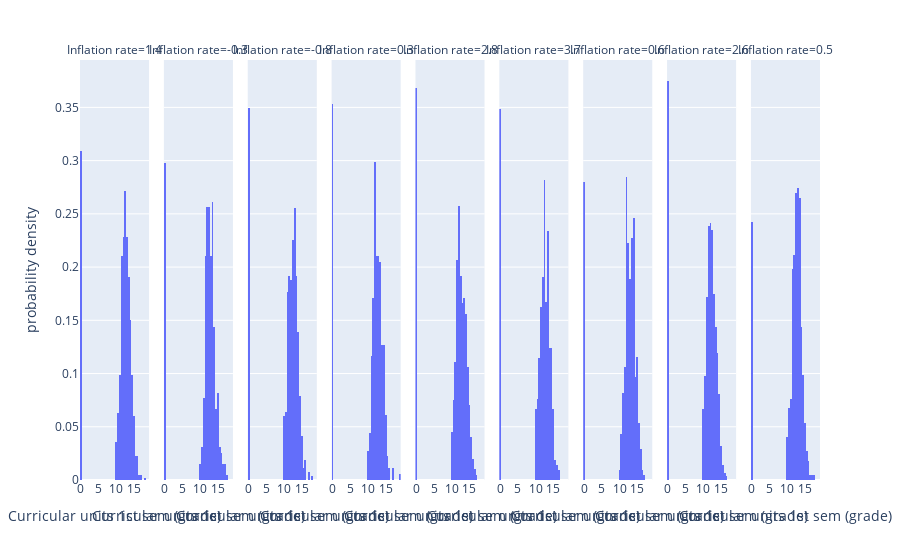

Source (notebook cell):
### Code cell
inflation_grade_scatter = px.histogram(df,facet_col = "Inflation rate", x = "Curricular units 1st sem (grade)", histnorm="probability density")
inflation_grade_scatter.show()

### Figure 1 — Plotly figure (JSON) as saved in the notebook; plotly's stock layout.template omitted (floating-point values rounded to 4 significant figures; data arrays with more than 128 entries replaced by an {"elided": "..."} marker saying what was removed)
{"data": [{"alignmentgroup": "True", "bingroup": "x", "histnorm": "probability density", "hovertemplate": "Inflation rate=1.4<br>Curricular units 1st sem (grade)=%{x}<br>probability density=%{y}<extra></extra>", "legendgroup": "", "marker": {"color": "#636efa", "pattern": {"shape": ""}}, "name": "", "offsetgroup": "", "orientation": "v", "showlegend": false, "type": "histogram", "x": {"elided": "893 float values"}, "xaxis": "x", "yaxis": "y"}, {"alignmentgroup": "True", "bingroup": "x", "histnorm": "probability density", "hovertemplate": "Inflation rate=-0.3<br>Curricular units 1st sem (grade)=%{x}<br>probability density=%{y}<extra></extra>", "legendgroup": "", "marker": {"color": "#636efa", "pattern": {"shape": ""}}, "name": "", "offsetgroup": "", "orientation": "v", "showlegend": false, "type": "histogram", "x": {"elided": "390 float values"}, "xaxis": "x2", "yaxis": "y2"}, {"alignmentgroup": "True", "bingroup": "x", "histnorm": "probability density", "hovertemplate": "Inflation rate=-0.8<br>Curricular units 1st sem (grade)=%{x}<br>probability density=%{y}<extra></extra>", "legendgroup": "", "marker": {"color": "#636efa", "pattern": {"shape": ""}}, "name": "", "offsetgroup": "", "orientation": "v", "showlegend": false, "type": "histogram", "x": {"elided": "533 float values"}, "xaxis": "x3", "yaxis": "y3"}, {"alignmentgroup": "True", "bingroup": "x", "histnorm": "probability density", "hovertemplate": "Inflation rate=0.3<br>Curricular units 1st sem (grade)=%{x}<br>probability density=%{y}<extra></extra>", "legendgroup": "", "marker": {"color": "#636efa", "pattern": {"shape": ""}}, "name": "", "offsetgroup": "", "orientation": "v", "showlegend": false, "type": "histogram", "x": {"elided": "362 float values"}, "xaxis": "x4", "yaxis": "y4"}, {"alignmentgroup": "True", "bingroup": "x", "histnorm": "probability density", "hovertemplate": "Inflation rate=2.8<br>Curricular units 1st sem (grade)=%{x}<br>probability density=%{y}<extra></extra>", "legendgroup": "", "marker": {"color": "#636efa", "pattern": {"shape": ""}}, "name": "", "offsetgroup": "", "orientation": "v", "showlegend": false, "type": "histogram", "x": {"elided": "397 float values"}, "xaxis": "x5", "yaxis": "y5"}, {"alignmentgroup": "True", "bingroup": "x", "histnorm": "probability density", "hovertemplate": "Inflation rate=3.7<br>Curricular units 1st sem (grade)=%{x}<br>probability density=%{y}<extra></extra>", "legendgroup": "", "marker": {"color": "#636efa", "pattern": {"shape": ""}}, "name": "", "offsetgroup": "", "orientation": "v", "showlegend": false, "type": "histogram", "x": {"elided": "419 float values"}, "xaxis": "x6", "yaxis": "y6"}, {"alignmentgroup": "True", "bingroup": "x", "histnorm": "probability density", "hovertemplate": "Inflation rate=0.6<br>Curricular units 1st sem (grade)=%{x}<br>probability density=%{y}<extra></extra>", "legendgroup": "", "marker": {"color": "#636efa", "pattern": {"shape": ""}}, "name": "", "offsetgroup": "", "orientation": "v", "showlegend": false, "type": "histogram", "x": {"elided": "414 float values"}, "xaxis": "x7", "yaxis": "y7"}, {"alignmentgroup": "True", "bingroup": "x", "histnorm": "probability density", "hovertemplate": "Inflation rate=2.6<br>Curricular units 1st sem (grade)=%{x}<br>probability density=%{y}<extra></extra>", "legendgroup": "", "marker": {"color": "#636efa", "pattern": {"shape": ""}}, "name": "", "offsetgroup": "", "orientation": "v", "showlegend": false, "type": "histogram", "x": {"elided": "571 float values"}, "xaxis": "x8", "yaxis": "y8"}, {"alignmentgroup": "True", "bingroup": "x", "histnorm": "probability density", "hovertemplate": "Inflation rate=0.5<br>Curricular units 1st sem (grade)=%{x}<br>probability density=%{y}<extra></extra>", "legendgroup": "", "marker": {"color": "#636efa", "pattern": {"shape": ""}}, "name": "", "offsetgroup": "", "orientation": "v", "showlegend": false, "type": "histogram", "x": {"elided": "445 float values"}, "xaxis": "x9", "yaxis": "y9"}], "layout": {"annotations": [{"font": {}, "showarrow": false, "text": "Inflation rate=1.4", "x": 0.04667, "xanchor": "center", "xref": "paper", "y": 1, "yanchor": "bottom", "yref": "paper"}, {"font": {}, "showarrow": false, "text": "Inflation rate=-0.3", "x": 0.16, "xanchor": "center", "xref": "paper", "y": 1, "yanchor": "bottom", "yref": "paper"}, {"font": {}, "showarrow": false, "text": "Inflation rate=-0.8", "x": 0.2733, "xanchor": "center", "xref": "paper", "y": 1, "yanchor": "bottom", "yref": "paper"}, {"font": {}, "showarrow": false, "text": "Inflation rate=0.3", "x": 0.3867, "xanchor": "center", "xref": "paper", "y": 1, "yanchor": "bottom", "yref": "paper"}, {"font": {}, "showarrow": false, "text": "Inflation rate=2.8", "x": 0.5, "xanchor": "center", "xref": "paper", "y": 1, "yanchor": "bottom", "yref": "paper"}, {"font": {}, "showarrow": false, "text": "Inflation rate=3.7", "x": 0.6133, "xanchor": "center", "xref": "paper", "y": 1, "yanchor": "bottom", "yref": "paper"}, {"font": {}, "showarrow": false, "text": "Inflation rate=0.6", "x": 0.7267, "xanchor": "center", "xref": "paper", "y": 1, "yanchor": "bottom", "yref": "paper"}, {"font": {}, "showarrow": false, "text": "Inflation rate=2.6", "x": 0.84, "xanchor": "center", "xref": "paper", "y": 1, "yanchor": "bottom", "yref": "paper"}, {"font": {}, "showarrow": false, "text": "Inflation rate=0.5", "x": 0.9533, "xanchor": "center", "xref": "paper", "y": 1, "yanchor": "bottom", "yref": "paper"}], "barmode": "relative", "legend": {"tracegroupgap": 0}, "margin": {"t": 60}, "xaxis": {"anchor": "y", "domain": [0, 0.09333], "title": {"text": "Curricular units 1st sem (grade)"}}, "xaxis2": {"anchor": "y2", "domain": [0.1133, 0.2067], "matches": "x", "title": {"text": "Curricular units 1st sem (grade)"}}, "xaxis3": {"anchor": "y3", "domain": [0.2267, 0.32], "matches": "x", "title": {"text": "Curricular units 1st sem (grade)"}}, "xaxis4": {"anchor": "y4", "domain": [0.34, 0.4333], "matches": "x", "title": {"text": "Curricular units 1st sem (grade)"}}, "xaxis5": {"anchor": "y5", "domain": [0.4533, 0.5467], "matches": "x", "title": {"text": "Curricular units 1st sem (grade)"}}, "xaxis6": {"anchor": "y6", "domain": [0.5667, 0.66], "matches": "x", "title": {"text": "Curricular units 1st sem (grade)"}}, "xaxis7": {"anchor": "y7", "domain": [0.68, 0.7733], "matches": "x", "title": {"text": "Curricular units 1st sem (grade)"}}, "xaxis8": {"anchor": "y8", "domain": [0.7933, 0.8867], "matches": "x", "title": {"text": "Curricular units 1st sem (grade)"}}, "xaxis9": {"anchor": "y9", "domain": [0.9067, 1], "matches": "x", "title": {"text": "Curricular units 1st sem (grade)"}}, "yaxis": {"anchor": "x", "domain": [0, 1], "title": {"text": "probability density"}}, "yaxis2": {"anchor": "x2", "domain": [0, 1], "matches": "y", "showticklabels": false}, "yaxis3": {"anchor": "x3", "domain": [0, 1], "matches": "y", "showticklabels": false}, "yaxis4": {"anchor": "x4", "domain": [0, 1], "matches": "y", "showticklabels": false}, "yaxis5": {"anchor": "x5", "domain": [0, 1], "matches": "y", "showticklabels": false}, "yaxis6": {"anchor": "x6", "domain": [0, 1], "matches": "y", "showticklabels": false}, "yaxis7": {"anchor": "x7", "domain": [0, 1], "matches": "y", "showticklabels": false}, "yaxis8": {"anchor": "x8", "domain": [0, 1], "matches": "y", "showticklabels": false}, "yaxis9": {"anchor": "x9", "domain": [0, 1], "matches": "y", "showticklabels": false}}}
